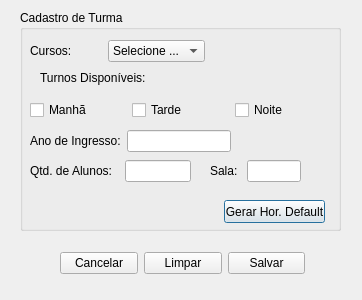
<?xml version="1.0" encoding="UTF-8"?>
<ui version="4.0">
 <class>formcadturma</class>
 <widget class="QDialog" name="formcadturma">
  <property name="geometry">
   <rect>
    <x>0</x>
    <y>0</y>
    <width>362</width>
    <height>300</height>
   </rect>
  </property>
  <property name="windowTitle">
   <string>Dialog</string>
  </property>
  <widget class="QGroupBox" name="groupBox">
   <property name="geometry">
    <rect>
     <x>20</x>
     <y>10</y>
     <width>321</width>
     <height>221</height>
    </rect>
   </property>
   <property name="title">
    <string>Cadastro de Turma</string>
   </property>
   <widget class="QLabel" name="label_9">
    <property name="geometry">
     <rect>
      <x>20</x>
      <y>60</y>
      <width>121</width>
      <height>16</height>
     </rect>
    </property>
    <property name="text">
     <string>Turnos Disponíveis:</string>
    </property>
   </widget>
   <widget class="QWidget" name="layoutWidget_4">
    <property name="geometry">
     <rect>
      <x>10</x>
      <y>90</y>
      <width>301</width>
      <height>20</height>
     </rect>
    </property>
    <layout class="QHBoxLayout" name="horizontalLayout_9">
     <item>
      <widget class="QCheckBox" name="checkBox">
       <property name="text">
        <string>Manhã</string>
       </property>
      </widget>
     </item>
     <item>
      <widget class="QCheckBox" name="checkBox_2">
       <property name="text">
        <string>Tarde</string>
       </property>
      </widget>
     </item>
     <item>
      <widget class="QCheckBox" name="checkBox_3">
       <property name="text">
        <string>Noite</string>
       </property>
      </widget>
     </item>
    </layout>
   </widget>
   <widget class="QWidget" name="layoutWidget">
    <property name="geometry">
     <rect>
      <x>10</x>
      <y>150</y>
      <width>161</width>
      <height>22</height>
     </rect>
    </property>
    <layout class="QHBoxLayout" name="horizontalLayout_3">
     <item>
      <widget class="QLabel" name="label_12">
       <property name="text">
        <string>Qtd. de Alunos:  </string>
       </property>
      </widget>
     </item>
     <item>
      <widget class="QLineEdit" name="leQtAlunos"/>
     </item>
    </layout>
   </widget>
   <widget class="QWidget" name="layoutWidget_2">
    <property name="geometry">
     <rect>
      <x>190</x>
      <y>150</y>
      <width>91</width>
      <height>22</height>
     </rect>
    </property>
    <layout class="QHBoxLayout" name="horizontalLayout_4">
     <item>
      <widget class="QLabel" name="label_13">
       <property name="text">
        <string>Sala: </string>
       </property>
      </widget>
     </item>
     <item>
      <widget class="QLineEdit" name="leSala"/>
     </item>
    </layout>
   </widget>
   <widget class="QPushButton" name="pushButton">
    <property name="geometry">
     <rect>
      <x>204</x>
      <y>190</y>
      <width>101</width>
      <height>23</height>
     </rect>
    </property>
    <property name="text">
     <string>Gerar Hor. Default</string>
    </property>
   </widget>
   <widget class="QWidget" name="layoutWidget">
    <property name="geometry">
     <rect>
      <x>10</x>
      <y>120</y>
      <width>201</width>
      <height>22</height>
     </rect>
    </property>
    <layout class="QHBoxLayout" name="horizontalLayout_2">
     <item>
      <widget class="QLabel" name="label_10">
       <property name="text">
        <string>Ano de Ingresso:</string>
       </property>
      </widget>
     </item>
     <item>
      <widget class="QLineEdit" name="leAnoIng"/>
     </item>
    </layout>
   </widget>
   <widget class="QWidget" name="layoutWidget">
    <property name="geometry">
     <rect>
      <x>10</x>
      <y>30</y>
      <width>175</width>
      <height>22</height>
     </rect>
    </property>
    <layout class="QHBoxLayout" name="horizontalLayout">
     <item>
      <widget class="QLabel" name="label_11">
       <property name="text">
        <string>Cursos: </string>
       </property>
      </widget>
     </item>
     <item>
      <widget class="QComboBox" name="cbSelectCurso">
       <item>
        <property name="text">
         <string>Selecione ...</string>
        </property>
       </item>
       <item>
        <property name="text">
         <string>Curso 1</string>
        </property>
       </item>
       <item>
        <property name="text">
         <string>Curso 2</string>
        </property>
       </item>
      </widget>
     </item>
    </layout>
   </widget>
   <zorder>layoutWidget</zorder>
   <zorder>layoutWidget</zorder>
   <zorder>label_9</zorder>
   <zorder>layoutWidget_4</zorder>
   <zorder>layoutWidget</zorder>
   <zorder>layoutWidget_2</zorder>
   <zorder>pushButton</zorder>
  </widget>
  <widget class="QWidget" name="layoutWidget_3">
   <property name="geometry">
    <rect>
     <x>60</x>
     <y>250</y>
     <width>245</width>
     <height>27</height>
    </rect>
   </property>
   <layout class="QHBoxLayout" name="horizontalLayout_10">
    <item>
     <widget class="QPushButton" name="btCancelar">
      <property name="text">
       <string>Cancelar</string>
      </property>
     </widget>
    </item>
    <item>
     <widget class="QPushButton" name="btLimpar">
      <property name="text">
       <string>Limpar</string>
      </property>
     </widget>
    </item>
    <item>
     <widget class="QPushButton" name="btSalvar">
      <property name="text">
       <string>Salvar</string>
      </property>
     </widget>
    </item>
   </layout>
  </widget>
 </widget>
 <resources/>
 <connections/>
</ui>
